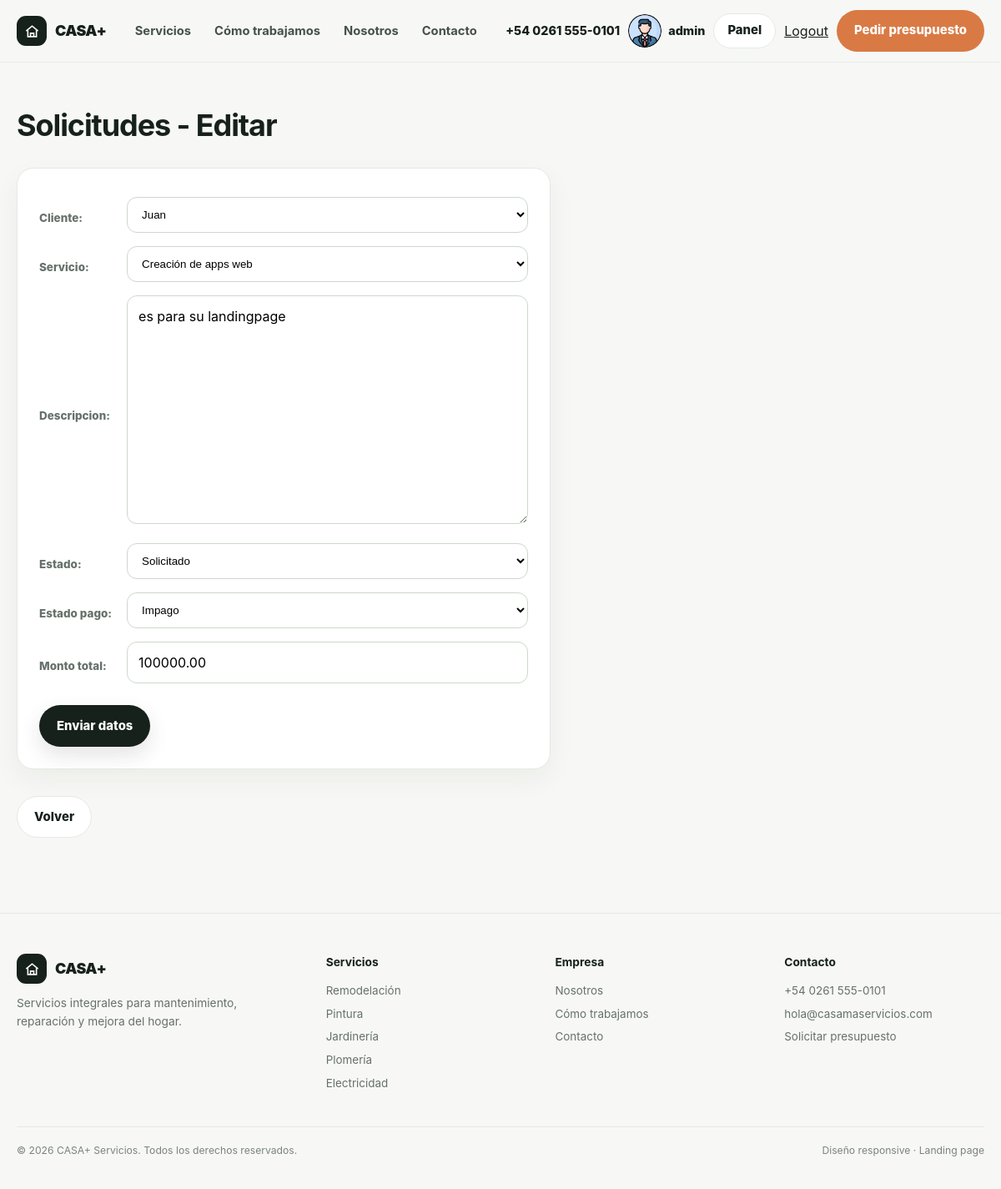
/servicios/solicitud/update/1 (signed in), run on the app's committed database.
### servicios/models.py (models this page shows, shortened)
class SolicitudServicio(models.Model):
    cliente = models.ForeignKey(Cliente, on_delete=models.CASCADE, related_name="solicitudes")
    servicio = models.ForeignKey(Servicio, on_delete=models.PROTECT, related_name="solicitudes")
    descripcion = models.TextField(blank=True, null=True)
    estado = models.CharField(
        max_length=20,
        choices=EstadoServicio.choices,
        default=EstadoServicio.SOLICITADO,
    )
    estado_pago = models.CharField(
        max_length=20,
        choices=EstadoPago.choices,
        default=EstadoPago.IMPAGO,
    )
    monto_total = models.DecimalField(max_digits=10, decimal_places=2, default=0)
    fecha = models.DateTimeField(auto_now_add=True)

### servicios/views/solicitud.py (the view)
# urls.py: path("solicitud/update/<int:pk>", SolicitudServicioUpdate.as_view(), name="solicitud_update"),
class SolicitudServicioUpdate(UpdateView):
    model = SolicitudServicio
    form_class = SolicitudServicioForm
    success_url = reverse_lazy("servicios:solicitud_list")

### servicios/forms.py
class SolicitudServicioForm(forms.ModelForm):
    class Meta:
        model = SolicitudServicio
        fields = "__all__"

### servicios/models.py (called while the page is built)
    def __str__(self) -> str:
        return self.nombre

    def __str__(self):
        return self.nombre

### servicios/templates/servicios/solicitudservicio_form.html (shortened to what this page needs)
{% extends "core/base.html" %}
{% block contenido %}
    <main class="pagina">
        {% if form.instance.pk %}
            <div class="pagina-head">
                <h1>Solicitudes - Editar</h1>
            </div>
        {% else %}
            <div class="pagina-head">
                <h1>Solicitudes - Crear</h1>
            </div>
        {% endif %}
        <form method="post" class="form-card">
            <table>
                {{ form.as_table }}
            </table>
            <div class="form-acciones">
                <button class="btn btn-primary" type="submit">Enviar datos</button>
            </div>
        </form>
        <a class="btn btn-light enlace-volver" href="{% url 'servicios:solicitud_list' %}">Volver</a>
    </main>
{% endblock contenido %}

### core/templates/navbar.html (shortened to what this page needs)
{% load static %}
<header>
  <div class="container">
    <nav class="nav" id="mainNav">
      <a class="brand" href="{% url 'core:index' %}#inicio" aria-label="CASA+ inicio">
        <span class="brand-mark" aria-hidden="true">
          <svg viewBox="0 0 24 24"
               fill="none"
               stroke="currentColor"
               stroke-width="2">
            <path d="M3 11.5 12 4l9 7.5" />
            <path d="M5.5 10.5V20h13v-9.5" />
            <path d="M9.5 20v-5h5v5" />
          </svg>
        </span>
        CASA+
      </a>
      <div class="nav-links">
        <a href="#servicios">Servicios</a>
        <a href="#como-trabajamos">Cómo trabajamos</a>
        <a href="#nosotros">Nosotros</a>
        <a href="#contacto">Contacto</a>
      </div>
      <div class="nav-actions">
        <a class="nav-phone" href="tel:+5402615550101">
          <span>+54 0261 555-0101</span>
        </a>
        {% if user.is_authenticated %}
          <span class="usuario">
            <img src="{% static 'core/perfil.png' %}" alt="Avatar de {{ user.get_username }}" />
            <span>{{ user.get_username }}</span>
          </span>
          <a class="btn btn-light nav-panel" href="{% url 'servicios:index' %}">Panel</a>
          <form action="{% url 'core:logout' %}" method="post" style="display: inline">
            <button type="submit" id="logout">Logout</button>
          </form>
        {% else %}
          <a class="btn btn-accent" href="{% url 'core:login' %}">Iniciar sesión</a>
        {% endif %}
        <a class="btn btn-accent" href="#contacto">Pedir presupuesto</a>
      </div>
    </nav>
  </div>
</header>

### core/static/core/estilo.css (style rules this page uses)
:root { --ink: #17211b; --muted: #66716a; --paper: #f7f8f5; --white: #ffffff; --line: #e4e9e3; --accent: #d97a45; --accent-dark: #b85f32; --sage: #dfe8dc; --sage-dark: #31533e; --soft: #eef2ed; --shadow: 0 18px 50px rgba(23, 33, 27, .08); --radius: 24px; --container: 1180px; }
* { box-sizing: border-box; margin: 0; padding: 0; }
html { scroll-behavior: smooth; }
body { font-family: Inter, ui-sans-serif, system-ui, -apple-system, BlinkMacSystemFont, "Segoe UI", sans-serif; color: var(--ink); background: var(--paper); line-height: 1.55; }
a { color: inherit; text-decoration: none; }
img { display: block; width: 100%; }
button, input, textarea { font: inherit; }
.container { width: min(var(--container), calc(100% - 40px)); margin-inline: auto; }
.btn { display: inline-flex; align-items: center; justify-content: center; gap: 9px; min-height: 50px; padding: 0 20px; border-radius: 999px; border: 1px solid transparent; font-size: .93rem; font-weight: 800; transition: .2s ease; cursor: pointer; }
.btn-primary { color: var(--white); background: var(--ink); box-shadow: 0 10px 25px rgba(23, 33, 27, .12); }
.btn-accent { color: var(--white); background: var(--accent); }
.btn-light { color: var(--ink); background: var(--white); border-color: var(--line); }
header { position: sticky; top: 0; z-index: 50; background: rgba(247, 248, 245, .9); backdrop-filter: blur(14px); border-bottom: 1px solid rgba(228, 233, 227, .8); }
.nav { min-height: 74px; display: flex; align-items: center; justify-content: space-between; gap: 20px; }
.brand { display: inline-flex; align-items: center; gap: 10px; font-size: 1.12rem; font-weight: 900; letter-spacing: -.03em; }
.brand-mark { width: 36px; aspect-ratio: 1; display: grid; place-items: center; color: var(--white); background: var(--ink); border-radius: 11px; }
.brand-mark svg { width: 19px; height: 19px; }
.nav-links { display: flex; align-items: center; gap: 28px; color: #465149; font-size: .92rem; font-weight: 700; }
.nav-actions { display: flex; align-items: center; gap: 10px; }
.nav-phone { display: inline-flex; align-items: center; gap: 8px; font-size: .9rem; font-weight: 800; }
.nav-actions .btn.nav-panel { display: inline-flex; min-height: 42px; padding: 0 16px; }
.usuario { display: flex; align-items: center; gap: 0.5rem; font-size: .9rem; font-weight: 800; }
.usuario img { width: 40px; height: 40px; border-radius: 50%; object-fit: cover; }
#logout { border: none; background: none; color: inherit; font: inherit; cursor: pointer; text-decoration: underline; padding: 0; }
.pagina { width: min(var(--container), calc(100% - 40px)); margin-inline: auto; padding: 48px 0 90px; }
.pagina h1 { font-size: clamp(1.9rem, 3vw, 2.6rem); letter-spacing: -.03em; margin-bottom: 22px; }
.pagina-head { display: flex; justify-content: space-between; align-items: center; gap: 16px; flex-wrap: wrap; margin-bottom: 22px; }
.pagina-head h1 { margin-bottom: 0; }
.enlace-volver { display: inline-flex; margin-top: 24px; }
.form-card { max-width: 640px; background: var(--white); border: 1px solid var(--line); border-radius: 20px; padding: 26px; box-shadow: 0 12px 32px rgba(23, 33, 27, .05); margin-bottom: 8px; }
.form-card label { display: block; font-size: .84rem; font-weight: 800; color: var(--muted); margin-bottom: 6px; }
.form-card input[type="text"], .form-card input[type="password"], .form-card input[type="email"], .form-card input[type="number"], .form-card select, .form-card textarea { width: 100%; box-sizing: border-box; border: 1px solid #ccd8cb; border-radius: 12px; padding: 12px 13px; background: var(--white); outline: none; transition: .2s ease; }
.form-card table { width: 100%; border-collapse: collapse; }
.form-card td { padding: 8px 0; vertical-align: top; }
.form-card th { text-align: left; padding: 14px 18px 0 0; color: var(--muted); font-size: .87rem; font-weight: 800; white-space: nowrap; width: 1%; }
.form-acciones { display: flex; gap: 10px; flex-wrap: wrap; margin-top: 18px; }

### data on the page
SolicitudServicio: cliente "Juan", servicio "Creación de apps web", descripcion "es para su landingpage", estado "Solicitado", estado_pago "Impago", monto_total "100000.00"

### other printed values
{{ user.get_username }} "admin"
